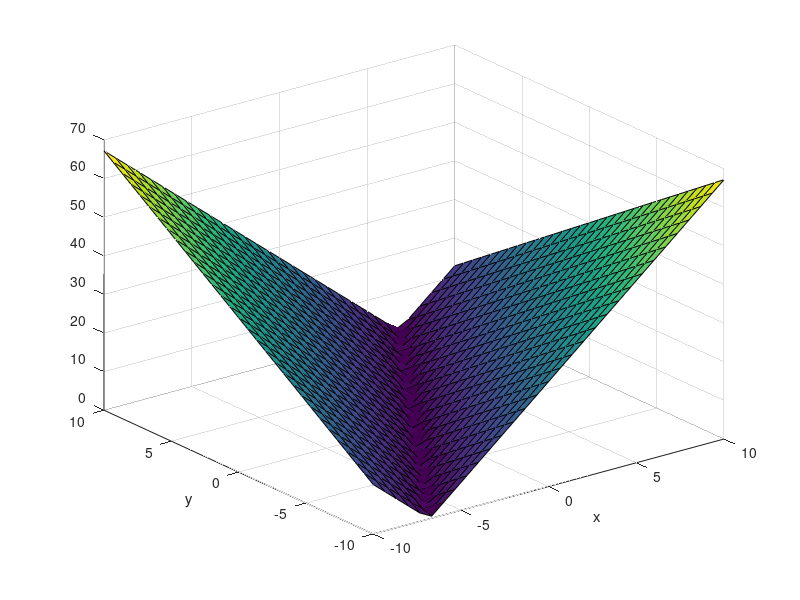

Recreate this plot in MATLAB. (Note: this script raises an error after producing the figure.)
clear all
resolution=30;
range=10;
depthTolerance = 1;

Offsets.xSet=-range:2*range/resolution:range;
Offsets.tSet=-range:2*range/resolution:range;
[Offsets.tMat,Offsets.xMat]=meshgrid(-range:2*range/resolution:range,-range:2*range/resolution:range);
DesignParams.aspectRatio='Test';
DesignParams.rotationCenter='Test';
Z=abs(-exp(1)*(Offsets.xMat)+4*Offsets.tMat);
figure(1)
surf(Offsets.tMat,Offsets.xMat,Z)
xlabel('x')
ylabel('y')
watershedInitial=flooding_solver_2d(Z,'8adj');
PlotLimits=find2DPlotLimits(watershedInitial,1,Offsets);
plotOpaque3DHeightMap(watershedInitial,Z,Offsets,PlotLimits,DesignParams,resolution)


watersheds=merge_watersheds_by_depth(Z,watershedInitial,depthTolerance);
watersheds=merge_dams(Z,watersheds);
plotOpaque3DHeightMap(watersheds,Z,Offsets,PlotLimits,DesignParams,resolution)

function [PlotLimits]=find2DPlotLimits(watersheds,borderSize,Offsets)
[iWatersheds,jWatersheds]=find(watersheds~=1);
PlotLimits.iMin=max(min(iWatersheds)-borderSize,1);
PlotLimits.iMax=min(max(iWatersheds)+borderSize,size(Offsets.xMat,1));
PlotLimits.jMin=max(min(jWatersheds)-borderSize,1);
PlotLimits.jMax=min(max(jWatersheds)+borderSize,size(Offsets.xMat,2));
end